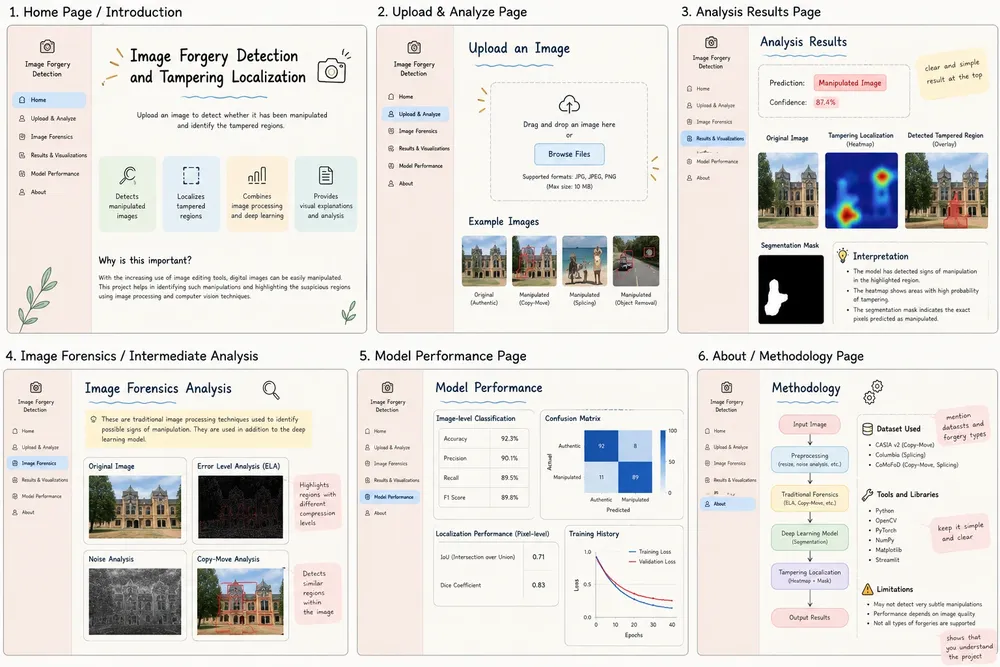
#> input picture assets/design_reference.webp, 1000 x 667 px, shrunk from 1536 x 1024 before the run
$ python -i edge_analysis.py   (imports and definitions only)   (older library calls are emulated)
#> lines starting #> are read from the running program, lines starting #| are printed output that depends on the picture
"""Edge and sharpness analysis with OpenCV.

Spliced objects sometimes have unnaturally sharp or unnaturally soft
boundaries, and a pasted region may be sharper/blurrier than its surroundings.
We show (a) Canny edges and (b) a block-wise sharpness map (variance of the
Laplacian). Both are visual aids for a human analyst - natural depth-of-field
and textures produce the same patterns, so they are not detectors by themselves.
"""
from __future__ import annotations

from dataclasses import dataclass

import cv2
import numpy as np


@dataclass
class EdgeResult:
    edges: np.ndarray        # H x W uint8 (0/255) Canny edge map
    sharpness: np.ndarray    # H x W float32 in [0,1], block-wise Laplacian variance (log-scaled)
    edge_density: float      # fraction of edge pixels


def edge_analysis(rgb: np.ndarray, low: int = 60, high: int = 160, block: int = 24) -> EdgeResult:
#> called with low = 60, high = 160, block = 24
    gray = cv2.cvtColor(rgb, cv2.COLOR_RGB2GRAY)
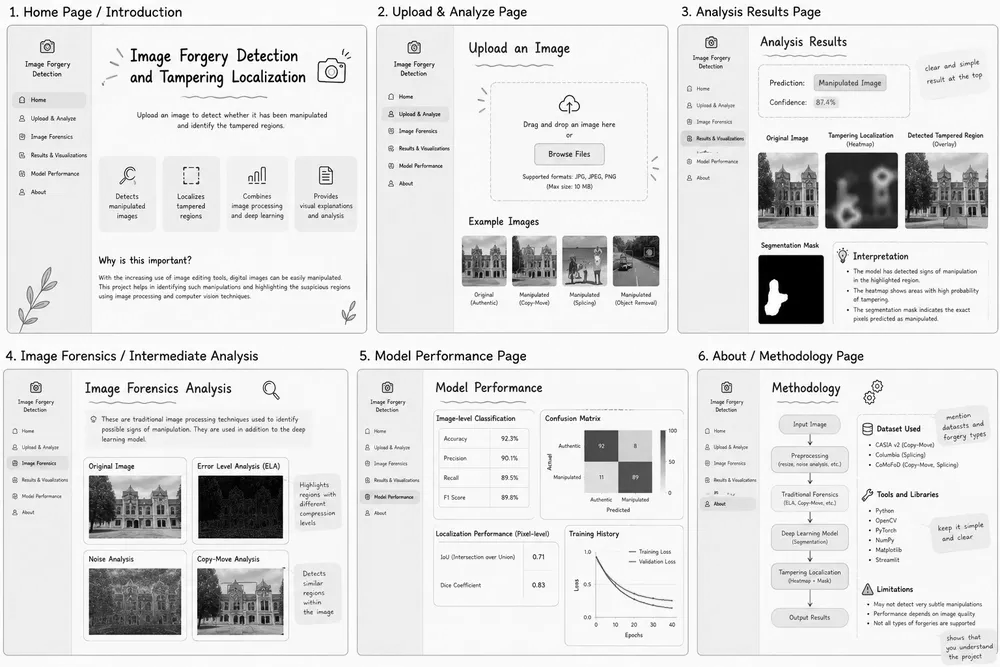
#> gray: shape (667, 1000); min 0, max 255, mean 225.3
    blurred = cv2.GaussianBlur(gray, (3, 3), 0)
    edges = cv2.Canny(blurred, low, high)
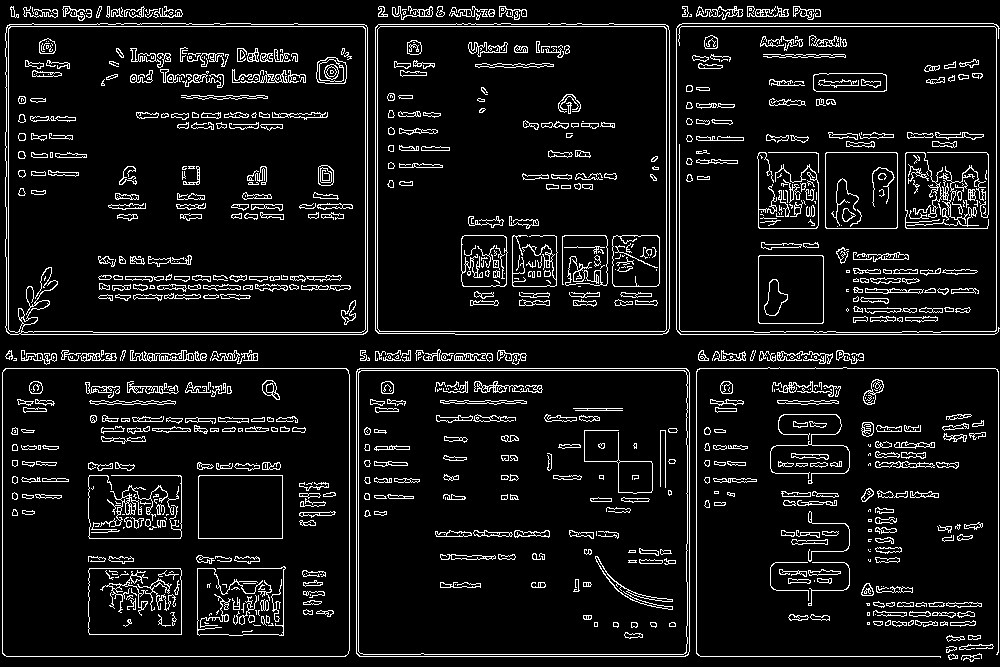
#> edges: shape (667, 1000); 8.3% white in thin lines or dots

    lap = cv2.Laplacian(gray, cv2.CV_32F)
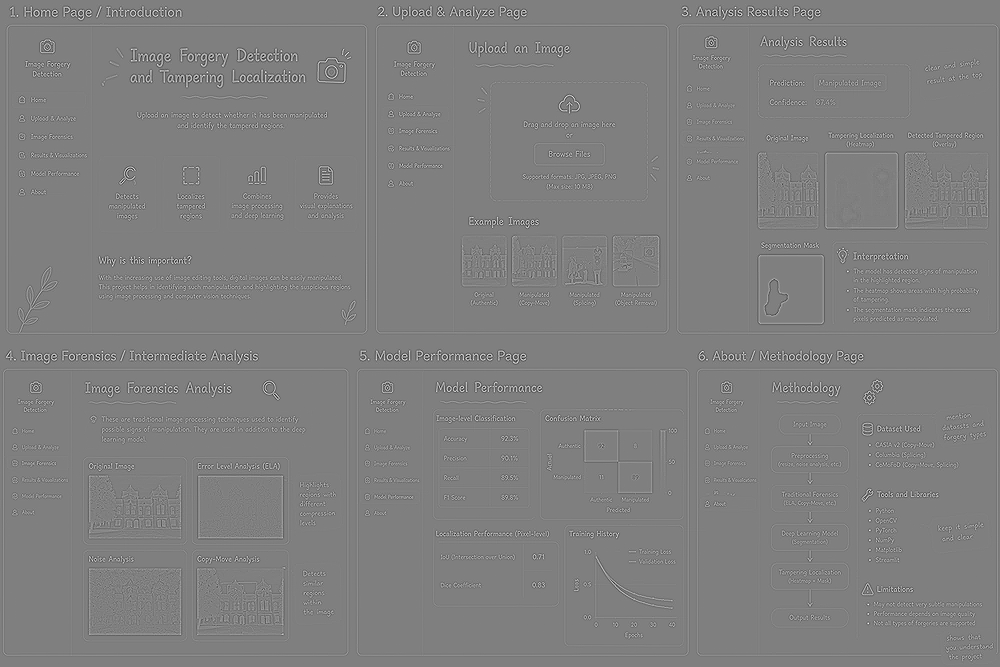
#> lap: shape (667, 1000) float32; min -724, max 723, mean 0; drawn with min black and max white
    k = (block, block)
    mean = cv2.blur(lap, k)
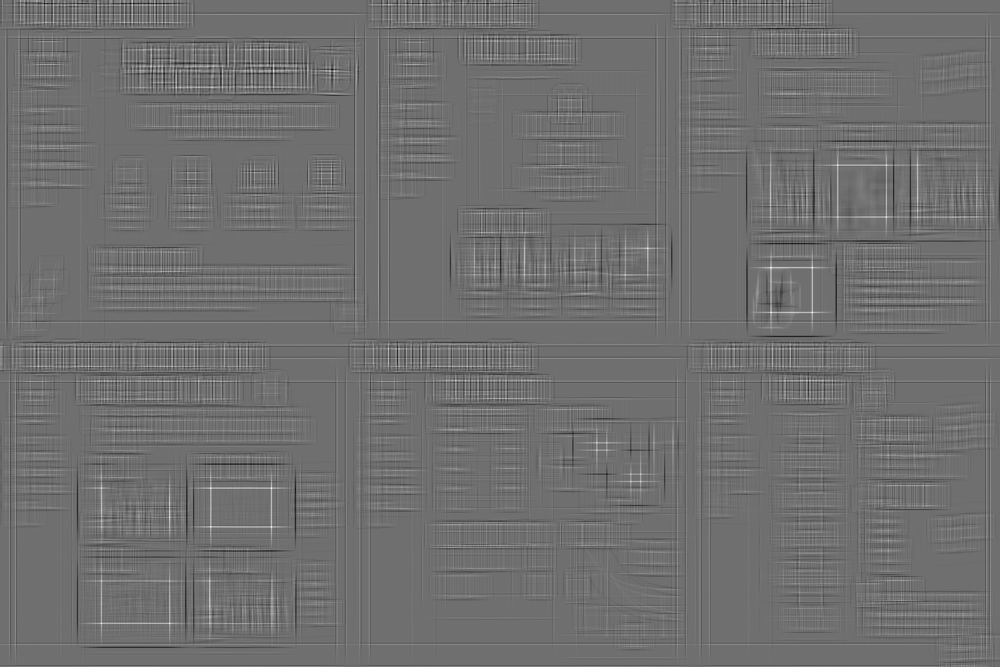
#> mean: shape (667, 1000) float32; min -11.35, max 14.51, mean 0.000169; drawn with min black and max white
    var = np.maximum(cv2.blur(lap * lap, k) - mean * mean, 0)
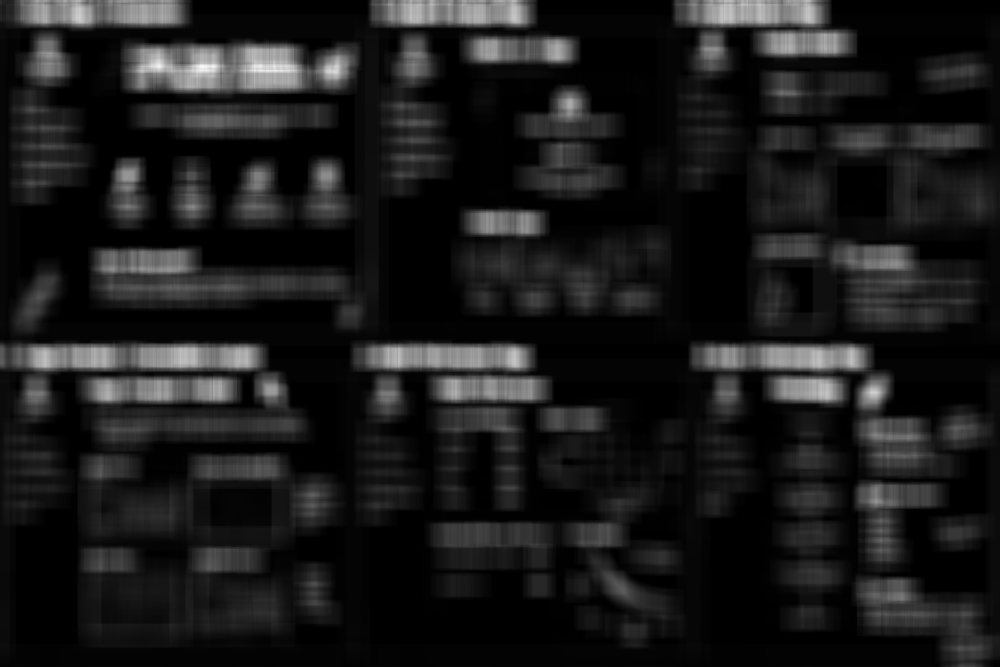
#> var: shape (667, 1000) float32; min 0, max 35169.9, mean 3805.2; drawn with min black and max white
    s = np.log1p(var)
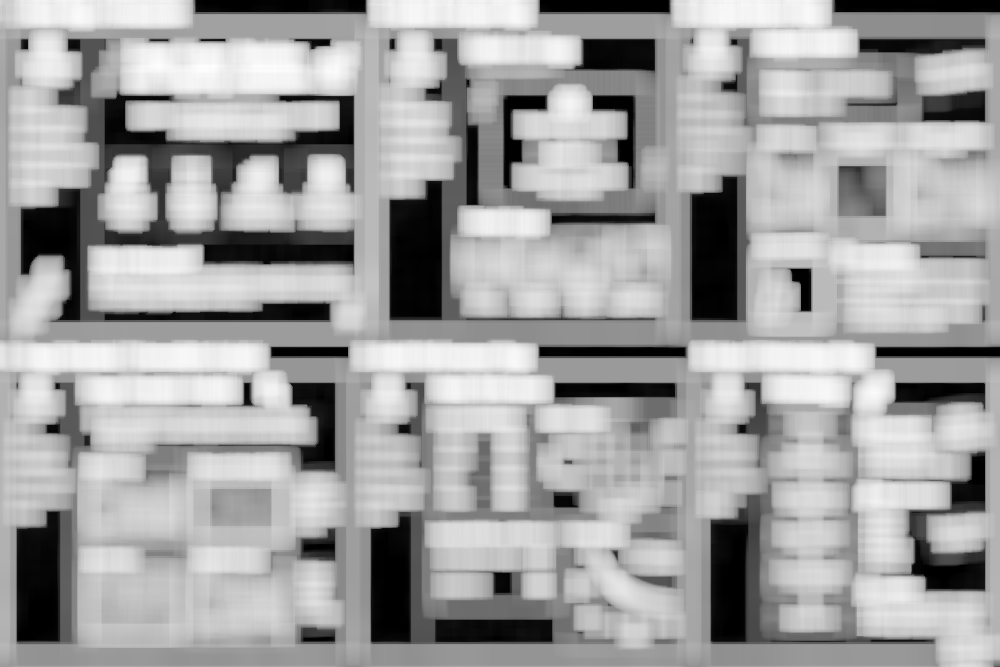
#> s: shape (667, 1000) float32; min 0, max 10.47, mean 6.64; drawn with min black and max white
    s = (s - s.min()) / max(float(s.max() - s.min()), 1e-6)
    return EdgeResult(edges, s.astype(np.float32), float((edges > 0).mean()))

>>> import cv2
>>> picture = cv2.cvtColor(cv2.imread('../assets/design_reference.webp'), cv2.COLOR_BGR2RGB)
>>> result = edge_analysis(picture)
